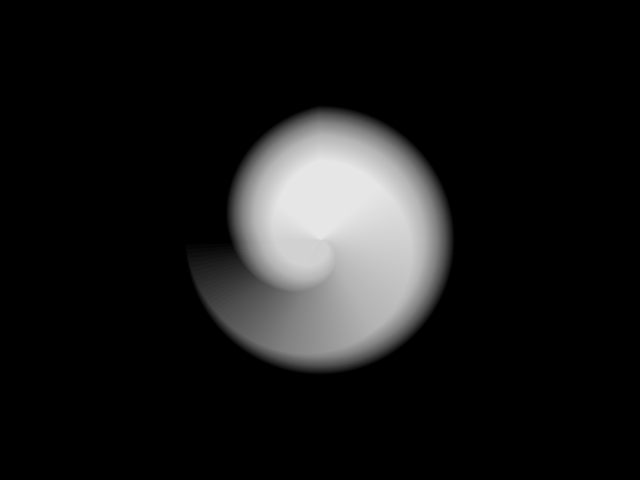
Frame 1 (no input)
Frame 60 (the mouse pressed at the canvas centre just before this capture): identical to frame 1, image omitted
Frame 120 (the mouse held since frame 60 and released just before this capture): identical to frame 1, image omitted

The Processing sketch that drew this single still picture (run headless with seeded random() and noise(); from frame 60 on, the mouse is pressed at the canvas centre):

// Processing sketch: sketch_025_Foggy
// ── sketch_025_Foggy.pde
//http://blog.jamesmakes.com/post/44410635261

int tAngle = 360/4*3;

void setup() {
size(640, 480);
noStroke();
} 

void draw() {
background(0);
translate(width/2,height/2);
for (int i=0; i<tAngle; i++){
pushMatrix();
rotate(radians(i));
fill(255,5);
arc(0,0,i,i,0,radians(i));
popMatrix();
}
}
